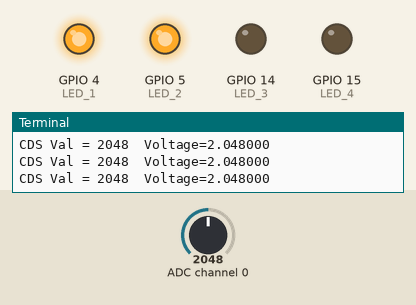
The program below on a simulated Raspberry Pi (BCM pin numbers). Shown: output pins drawn as LEDs (lit = HIGH), the last lines printed to the terminal. The test bench sets the inputs (shaded band); at power-on: ADC channel 0 = 2048 (analog values on the 0–4095 scale).

Above: at 1.2 s.
1.3 s: ADC channel 0 set to 1937
At 2.6 s:
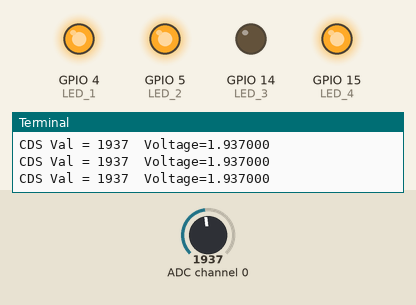
3.0 s: ADC channel 0 set to 1377
4.5 s: ADC channel 0 set to 1300
At 5.0 s:
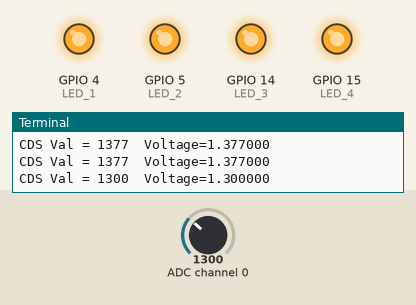
6.0 s: ADC channel 0 set to 2704
At 7.2 s:
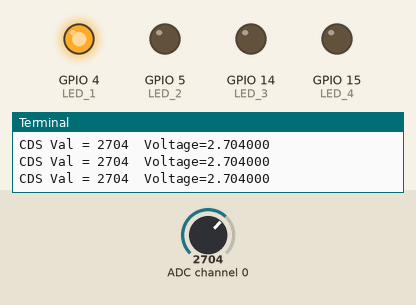
7.5 s: ADC channel 0 set to 3271
9.0 s: ADC channel 0 set to 3387
At 9.8 s:
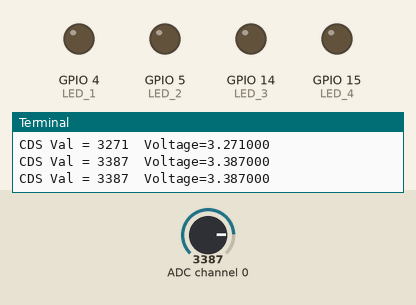
Timing chart, 0 to 11.5 s (numbered marks = the images above; inputs shaded):
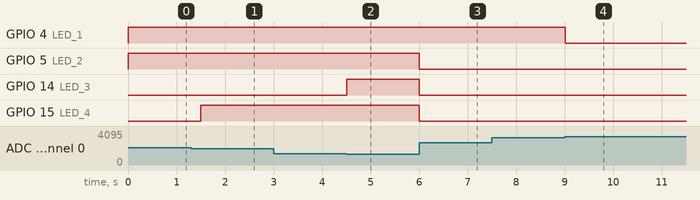

Measured:
- the behaviour switches between 1999 and 1998 on ADC channel 0 (found by bisection; images 0 and 1)
- the behaviour switches between 1333 and 1332 on ADC channel 0 (found by bisection; images 1 and 2)
- the behaviour switches between 3330 and 3331 on ADC channel 0 (found by bisection; images 3 and 4)
- after the input at 1.3 s, GPIO 15 (LED_4): LOW → HIGH after 0.20 s
- after the input at 4.5 s, GPIO 14 (LED_3): LOW → HIGH at once
- after the input at 6.0 s, GPIO 5 (LED_2), GPIO 14 (LED_3), GPIO 15 (LED_4): HIGH → LOW at once
- after the input at 9.0 s, GPIO 4 (LED_1): HIGH → LOW at once

The program:

exercise3.py
```python
import RPi.GPIO as GPIO
from time import sleep
import spidev

spi = spidev.SpiDev()
CDS_CHANNEL = 0

LED_1 = 4
LED_2 = 5
LED_3 = 14
LED_4 = 15
LED = [LED_1, LED_2, LED_4, LED_3]

def initMcp3208():
    spi.open(0, 0)
    spi.max_speed_hz = 1000000
    spi.mode = 3


def buildReadCommand(channel):

    startBit = 0x04
    singleEnded = 0x08

    configBit = [startBit | ((singleEnded | (channel & 0x07)) >> 2), (channel &0x07) << 6, 0x00]

    return configBit


def processAdcValue(result):
    byte2 = (result[1] & 0x0F)
    return (byte2 << 8) | result[2]

def analogRead(channel):
    if (channel > 7) or (channel < 0):
        return -1

    r = spi.xfer2(buildReadCommand(channel))
    adc_out = processAdcValue(r)
    return adc_out

def controlMcp3208(channel):
    analogVal = analogRead(channel)
    return analogVal

def readSensor(channel):
    return controlMcp3208(channel)

def main():
    GPIO.setmode(GPIO.BCM)
    GPIO.setup(LED, GPIO.OUT, initial=False)
    initMcp3208()
    print("Setup pin as outputs")

    try:
        while True:
            readVal = readSensor(CDS_CHANNEL)

            voltage = readVal * 4.096 / 4096
            print("CDS Val = %d\tVoltage=%f" % (readVal, voltage))
            if readVal <= 1332:
                LED_out = LED
                LEDSet = GPIO.HIGH
                GPIO.output(LED_out, LEDSet)
            elif readVal <= 1998:
                LEDSet = GPIO.HIGH
                GPIO.output(LED, LEDSet)
                LED_out = LED[3:4]
                LEDSet = GPIO.LOW
                GPIO.output(LED_out, LEDSet)
            elif readVal <= 2664:
                LEDSet = GPIO.HIGH
                GPIO.output(LED, LEDSet)
                LED_out = LED[2:4]
                LEDSet = GPIO.LOW
                GPIO.output(LED_out, LEDSet)
            elif readVal <= 3330:
                LEDSet = GPIO.HIGH
                GPIO.output(LED, LEDSet)
                LED_out = LED[1:4]
                LEDSet = GPIO.LOW
                GPIO.output(LED_out, LEDSet)
            elif readVal <= 3996:
                LED_out = LED
                LEDSet = GPIO.LOW
                GPIO.output(LED_out, LEDSet)

            sleep(0.5)


    except KeyboardInterrupt:
        GPIO.cleanup()
        spi.close()

if __name__ == '__main__':
    main()
```
